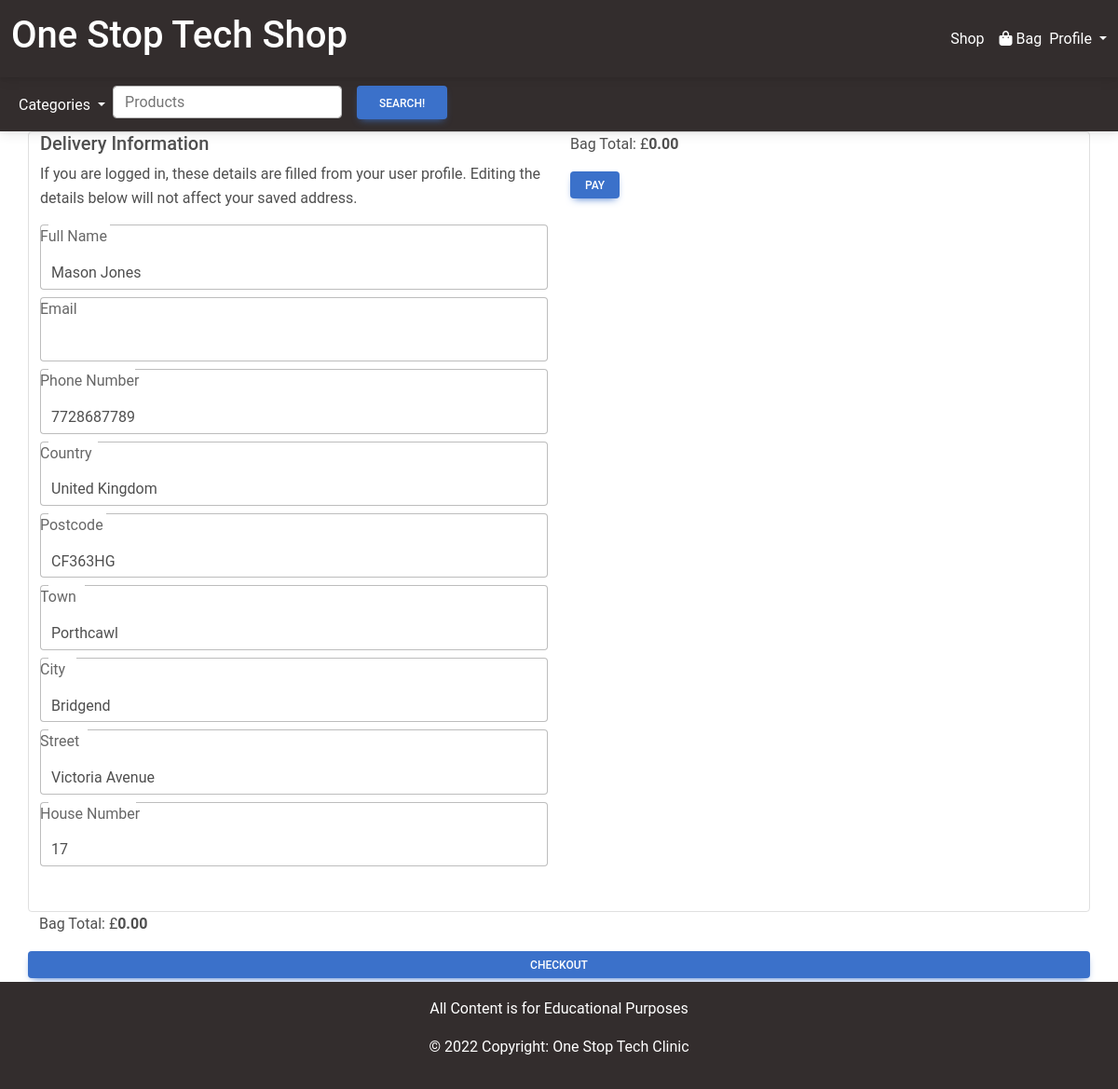
Before: /checkout/ (signed in) with the older database file.
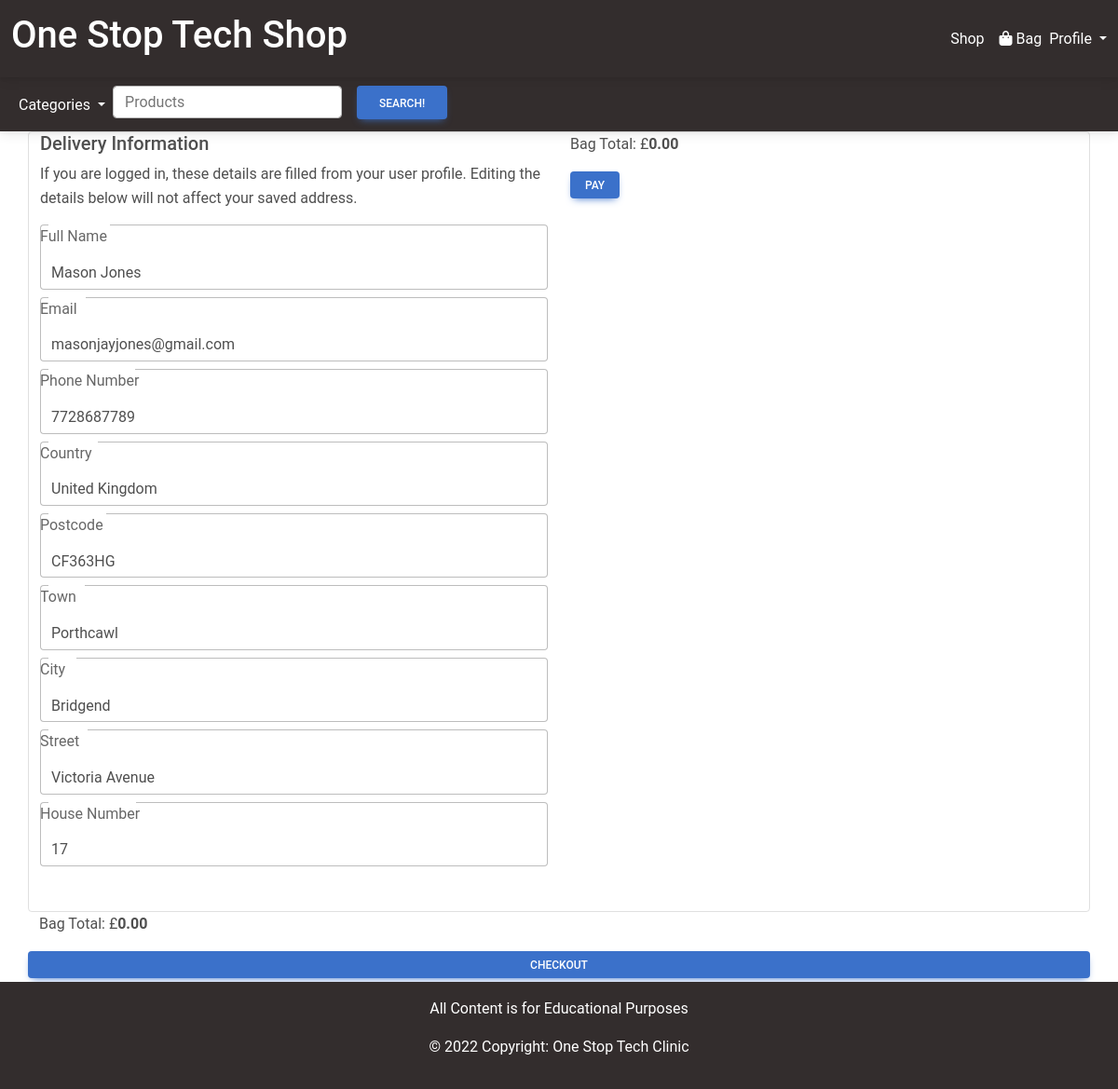
After: the same page with the newer database file.
### userprofile/models.py (models this page shows)
class userDetails(models.Model):
    user_id = models.ForeignKey(User,null=False,  on_delete=models.CASCADE)
    full_name = models.CharField(max_length=256, default="", blank=True)
    email = models.CharField(max_length=256, blank=True)
    postcode = models.CharField(max_length=7, default="", blank=True)
    house_number=models.IntegerField()
    phone_number=models.IntegerField()
    street_name=models.CharField(max_length=256,default="", blank=True)
    city=models.CharField(max_length=256, default="", blank=True)
    country=models.CharField(max_length=256,default="",blank=True)
    town=models.CharField(max_length=256, default="",blank=True)

### checkout/views.py (the view)
# urls.py: path('checkout/',include('checkout.urls')),
def checkout(request):
    if request.user.is_authenticated:
        logged_in_user = request.user.id
        userObj = get_object_or_404(User, pk=logged_in_user)
        userdetails = get_object_or_404(userDetails, user_id=userObj.id)
        context ={
        'userdetails':userdetails
        }
    else:
        context ={
        }
    return render(request,'checkout.html', context)

### bag/contexts.py (called while the page is built, shortened)
def bag_contents(request):
    bag_items =[]
    total=0
    product_count=0
    bag=request.session.get('bag',{})
    delivery = 0
    context = {
        'bag_items': bag_items,
        'total': total,
        'product_count': product_count,
        'delivery': delivery,
    }
    return context

### checkout/templates/checkout.html (shortened to what this page needs)
{%extends 'base.html'%}
{% load static %}
{% load mathfilters %}
{% block content %}
<div class="container">
    <div class="row border rounded">
        <div class="col-md-6">
            <h5>Delivery Information</h5>
            <p class="">If you are logged in, these details are filled from your user profile. Editing the details below will not affect your saved address.</p>
            <form action="" class="">
                <div class="form-outline mt-2">
                    <label for="full_name" class="form-label">Full Name</label>
                    <input id="full_name" name="full_name" type="text" class="form-control" value="{{userdetails.full_name}}">
                </div>
                <div class="form-outline mt-2">
                    <label for="" class="form-label">Email</label>
                    <input type="text" id="email" name="email" class="form-control" value="{{userdetails.email}}">
                </div>
                <div class="form-outline mt-2">
                    <label for="" class="form-label">Phone Number</label>
                    <input type="text" id="phone_no" name="phone_no" class="form-control" value="{{userdetails.phone_number}}">
                </div>
                <div class="form-outline mt-2">
                    <label for="" class="form-label">Country</label>
                    <input type="text" name="country" id="country" class="form-control" value="{{userdetails.country}}">
                </div>
                <div class="form-outline mt-2">
                    <label for="" class="form-label">Postcode</label>
                    <input type="text" id="postcode" name="postcode" class="form-control" value="{{userdetails.postcode}}">
                </div>
                <div class="form-outline mt-2">
                    <label for="" class="form-label">Town</label>
                    <input type="text" id="town" name="town" class="form-control" value="{{userdetails.town}}">
                </div>
                <div class="form-outline mt-2">
                    <label for="" class="form-label">City</label>
                    <input type="text" id="city" name="town" class="form-control" value="{{userdetails.city}}">
                </div>
                <div class="form-outline mt-2">
                    <label for="" class="form-label">Street</label>
                    <input type="text" id="street_name" name="street_name" class="form-control" value="{{userdetails.street_name}}">
                </div>
                <div class="form-outline mt-2 mb-5">
                    <label for="" class="form-label">House Number</label>
                    <input type="text" id="House Number" name="house_number" class="form-control" value="{{userdetails.house_number}}">
                </div>
            </form>
        </div>
        <div class="col-md-6">
                <div class="">
                    <p>Bag Total: £<strong>{{total|floatformat:2}}</strong></p>
                    <a href="{% url 'pay'%}" class="btn btn-primary btn-sm mb-1">Pay</a>
                </div>
            </div>
    </div>
    <div class="row">
        <p>Bag Total: £<strong>{{total|floatformat:2}}</strong></p>
        <a href="#" class="btn btn-primary btn-sm mb-1">Checkout</a>
    </div>
</div>
{% endblock %}

### templates/base.html (shortened to what this page needs)
{% load static %}
<!DOCTYPE html>
<html lang="en">
<head>
  <link rel="stylesheet" href="{% static 'css\style.css' %}">
  <link rel="stylesheet" href="{% static  'css\mdb.min.css' %}" />
</head>
<body>
  <header>
    <nav id="main-navbar"class="navbar navbar-expand-lg navbar-light bg-dark sticky-top">
        <div class="container-fluid">
            <a class="navbar-brand text-white" href="{% url 'index' %}">
                <h1>One Stop Tech Shop</h1>
            </a>
                <div class="collapse navbar-collapse justify-content-end" id="navbarContent">
                <ul class="navbar-nav mb-2 mb-lg-0">
                    <li class="nav-item">
                        <a class="nav-link active text-white" href="{%url 'products'%}">Shop</a>
                    </li>
                    <li class="nav-item">
                        <a class="nav-link text-white" href="{% url 'bag' %}"><i class="fa fa-shopping-bag" aria-hidden="true"></i> Bag</a>
                    </li>
                </ul>
                <div class="dropdown">
                    <a class="dropdown-toggle text-white"
                       href="#"
                       role="button"
                       id="dropdownMenuLink"
                       data-mdb-toggle="dropdown"
                       aria-expanded="false">
                        Profile
                    </a>
                </div>
            </div>
        </div>
    </nav>
    <nav class="navbar navbar-expand-lg navbar-light bg-dark">
        <div class="container-fluid">
            <ul class="navbar-nav">
                <li class="nav-item dropdown">
                    <a class="nav-link dropdown-toggle text-white" href="#" id="navbarDropdownMenuLink" role="button"
                       data-mdb-toggle="dropdown" aria-expanded="false">
                        Categories
                    </a>
                </li>
                <li class="nav-item me-5">
                    <div class="row g-3 align-items-center">
                        <div class="col-auto">
                            <input type="text" id="query" class="form-control" aria-describedby="Searchproducts"
                                   placeholder="Products">
                        </div>
                        <div class="col-auto">
                            <span id="search" class="form-text">
                                <button id="querySubmit" type="submit" class="btn btn-primary">Search!</button>
                            </span>
                        </div>
                    </div>
                </li>
            </ul>
        </div>
    </nav>
</header>
  <main class="max-width">
    {% block content %}
    {% endblock %}
  </main>
  <footer class="text-center text-white bg-dark static-bottom">
    <div class="text-center text-white p-3">
      <p>All Content is for Educational Purposes</p>
      <p>© 2022 Copyright: One Stop Tech Clinic</p>
    </div>
  </footer>
</body>
</html>

### static/css/style.css (style rules this page uses)
body { text-align:center; display:grid; }

Changed rows visible on the page:
changed userDetails "Mason Jones": email (not shown) → "masonjayjones@gmail.com"
